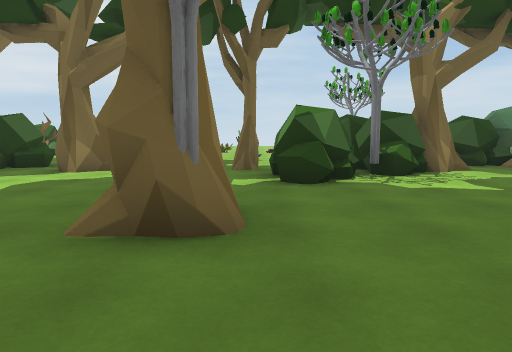
View 1 (above)

24 first-person views from a walk through a 3-D level made in the Unity game engine. The camera is 1.3 m above the floor, tilts 6° down and sees 70° across. The floor is counted in squares, 2 m on a side. Each view is taken from the middle of a square. On the plan, view 1 faces up. The plan holds only what a view shows up to about 11 squares ahead; the rest is blank. The place goes on beyond the plan. The player is left out.

View 2
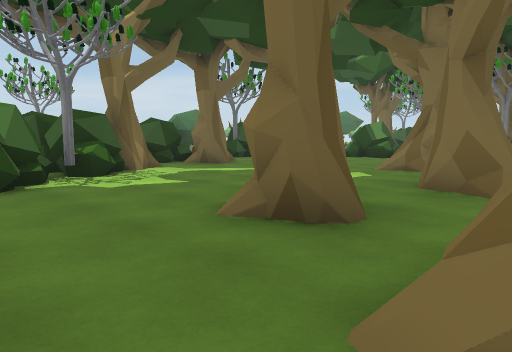

View 3
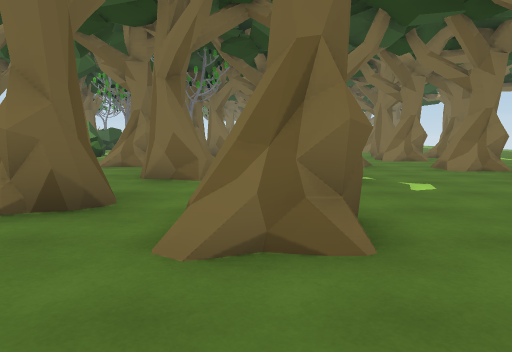

View 4
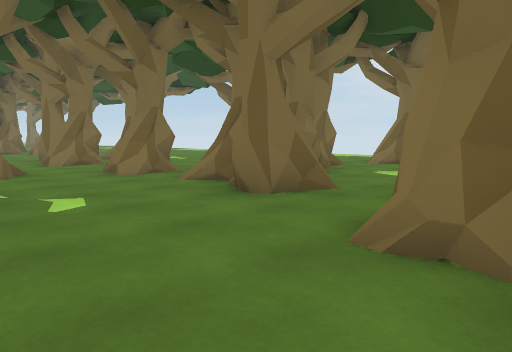

View 5
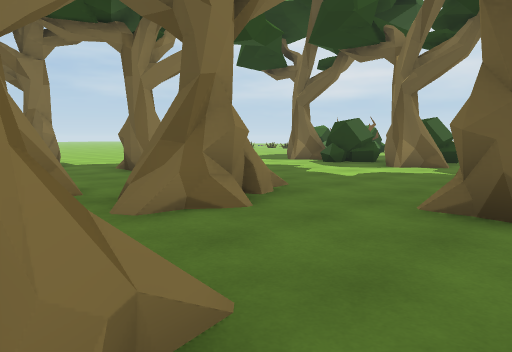

View 6
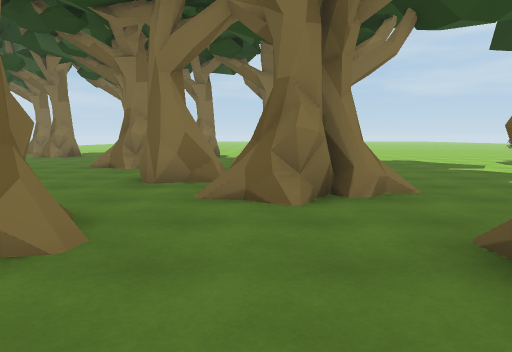

View 7
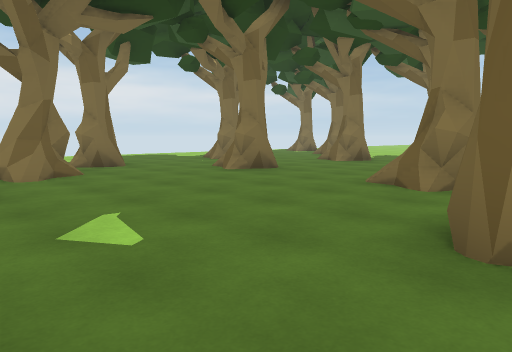

View 8
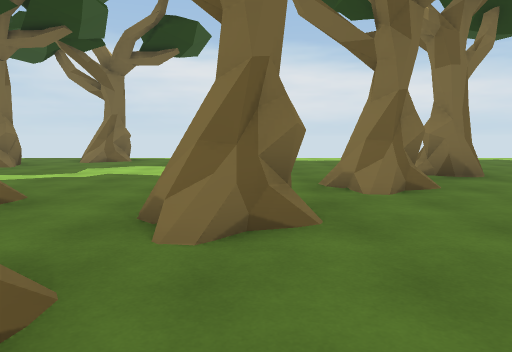

View 9
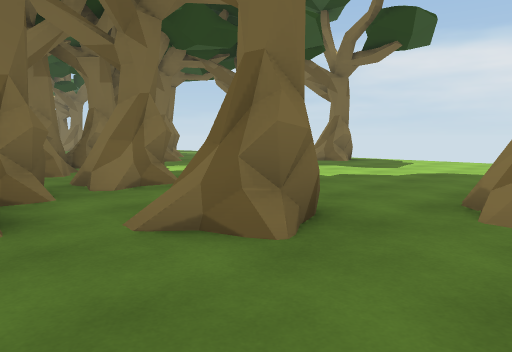

View 10
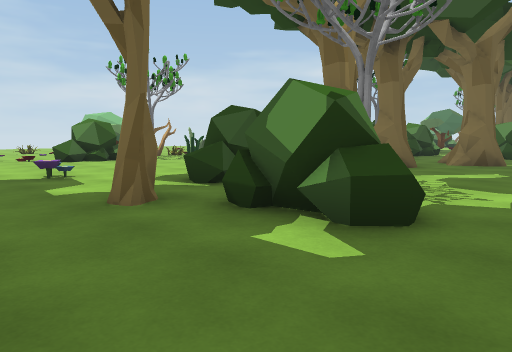

View 11
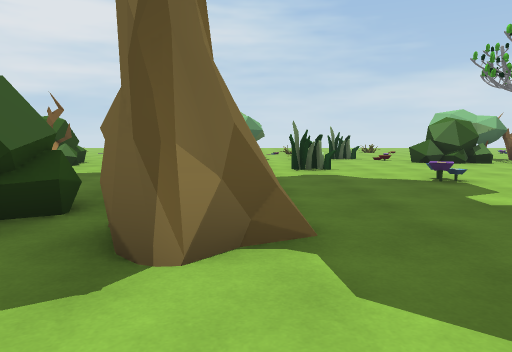

View 12
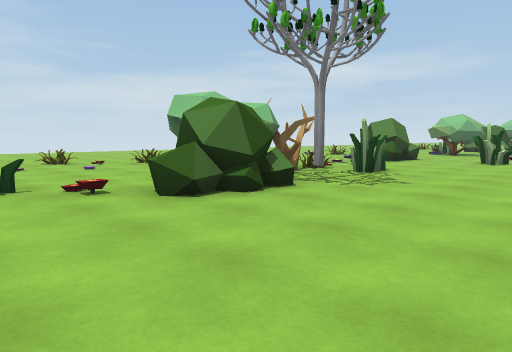

View 13
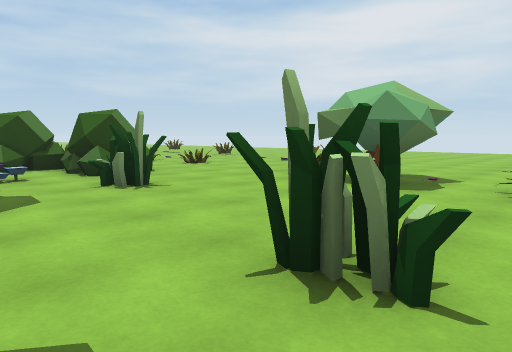

View 14
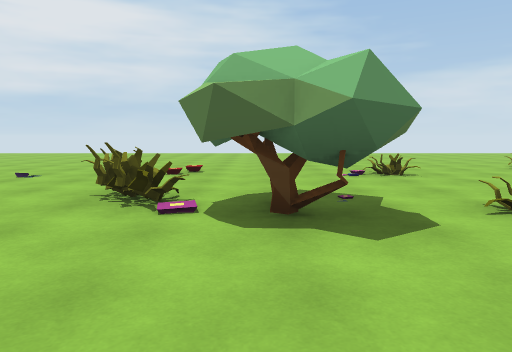

View 15
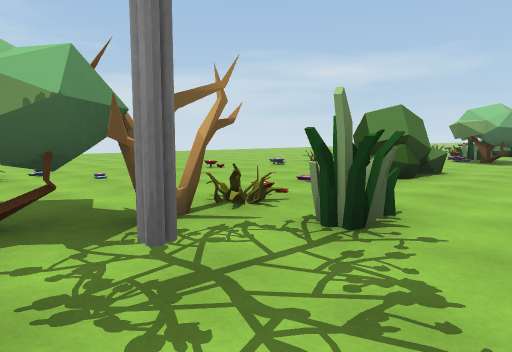

View 16
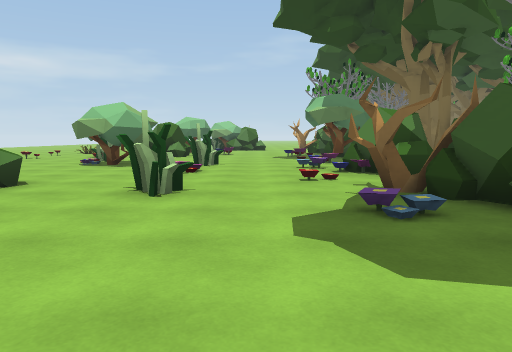

View 17
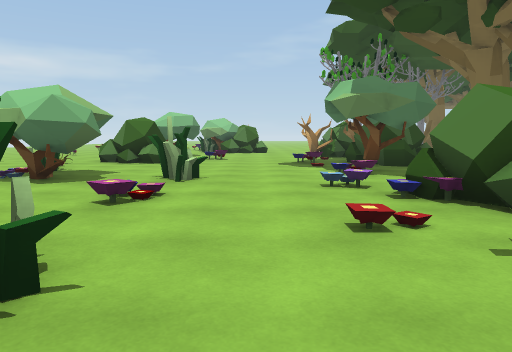

View 18
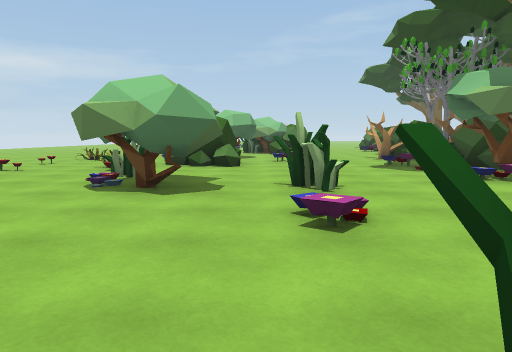

View 19
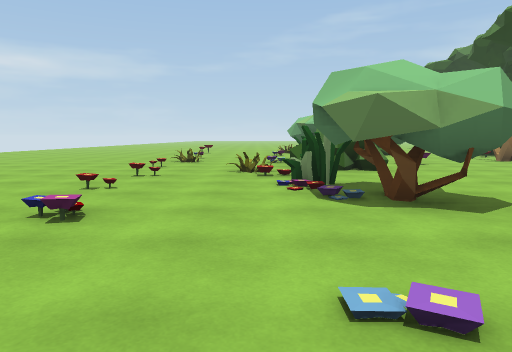

View 20
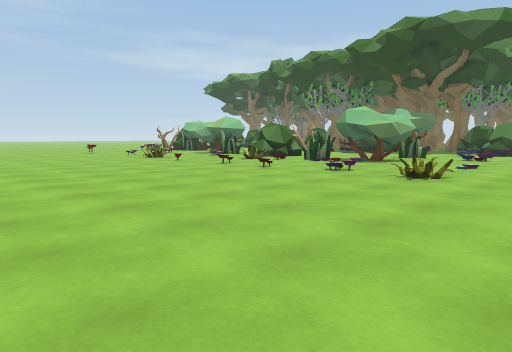

View 21
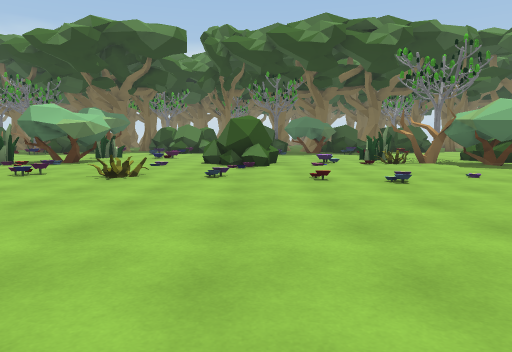

View 22
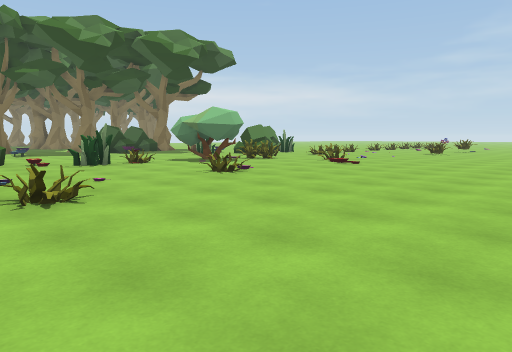

View 23
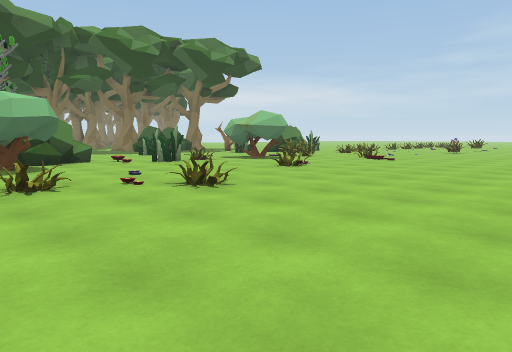

View 24
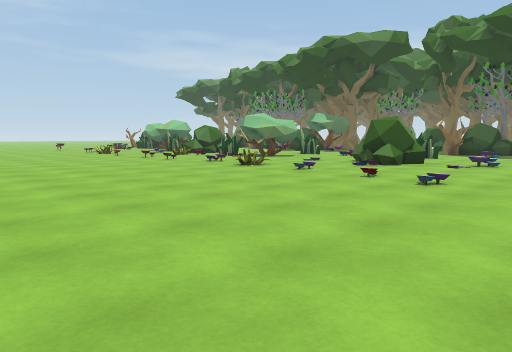

### Floor plan
Key: @ floor where view 1 was taken; # wall or solid block; x gap in a wall; . main floor; : floor 0.25 m higher than the main floor; + floor 0.5 m higher than the main floor; / step, stairs or slope; B bush; T tree; F flower; O other object.
Columns run from 9 left of view 1 to 19 right of it. Each row starts with its distance up from view 1.
 25          .............
 24   .........................
 23 .............................
 22 .............................
 21 ...........O.................
 20 ...OO..O....OOO.F............
 19  O.O...O..OO..O..O.OO.F.FO.O.
 18 .............................
 17 O...OOO.....  ....O.....OFO..
 16 ....FOOO.O..  BOO. OF..FF..BO
 15  .........F BB........OOO.BB
 14 BB.........B.T.O.............
 13 B..O...O..........O..F.O....O
 12  .F..........................
 11   B......F...  ..FB.F.F....F.
 10     .O......   BO.B..F..FO..O
  9    O.OO....B BBBOTB BB .OBBBT
  8   #OO##..TBBB#.##..      #BBO
  7 .....#....BBB....#.T  OT#  OO
  6 ..........BT.....#..BB
  5 ..........B.........
  4  ..................
  3 ..#.....#........#
  2 .....##..T..#.T.   T#
  1 T....TT.......TT     TT
  0 ....#....@:#
 -1   .....##.....
 -2  TT..... .......TT     TT
 -3 T.......###...........
 -4 ..........#.T...#.:#.T
 -5 .......#..#.T##.#..#TT
 -6 .TT.......#..## ....#
 -7  ....#:.......T  ..
 -8  ...T ........#
 -9 T..TT ......../
-10  ..  ........#/
-11  .   ........+.
-12      ......#..
-13        ....x

Positions as (right, up) in squares from view 1, and headings:
1: (0, 0), facing up
2: (0, 0), facing up-right
3: (-1, 0), facing right
4: (0, -1), facing down-right
5: (0, -1), facing up-left
6: (1, 1), facing left
7: (-2, 0), facing down-left
8: (-2, -2), facing down
9: (-4, -3), facing down-right
10: (-2, 4), facing up-right
11: (-3, 5), facing up
12: (-1, 11), facing up-right
13: (-1, 11), facing up-left
14: (-4, 13), facing up
15: (3, 13), facing up-right
16: (5, 12), facing right
17: (8, 12), facing right
18: (9, 14), facing right
19: (10, 17), facing right
20: (9, 25), facing down-right
21: (9, 25), facing down
22: (3, 25), facing down-left
23: (5, 25), facing down-left
24: (5, 25), facing down-right
